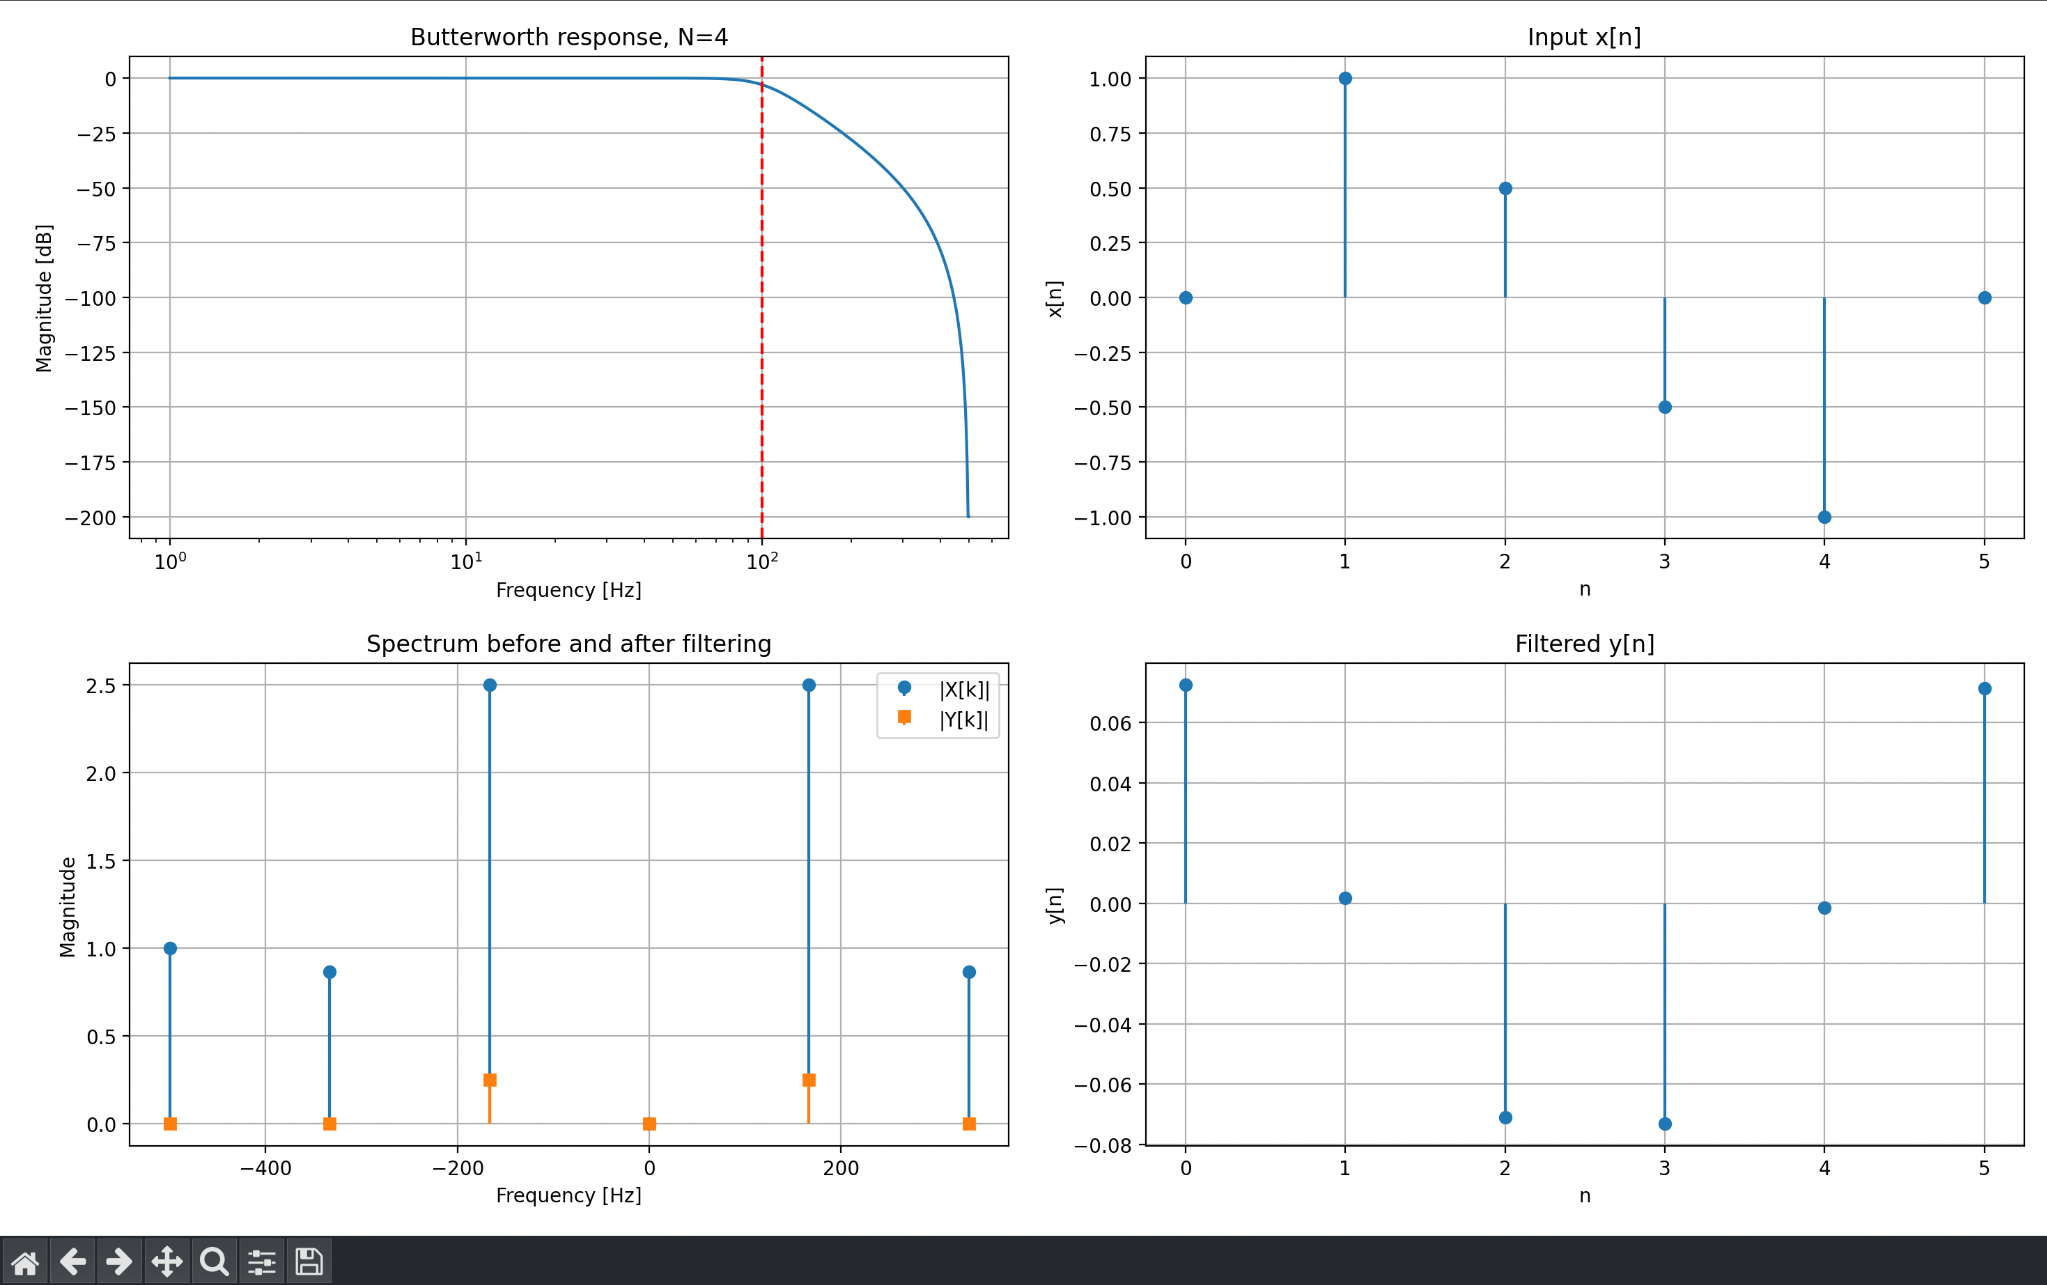

This figure's Python source:
# =============================================================
#  Project #13 - Butterworth filter of order N, applied to x[n]
#                entirely in the frequency domain.
#
#  Method:
#    1. Prewarp the cutoff, place the analog Butterworth poles.
#    2. Map s -> z with the bilinear transform, evaluated on the
#       unit circle to get H[k] at the DFT bin frequencies.
#    3. Y[k] = H[k] * X[k], then y[n] = IDFT{Y[k]}.
# =============================================================

import numpy as np
import matplotlib.pyplot as plt

SAMPLING_FREQUENCY = 1000.0     # fs [Hz]
CUTOFF_FREQUENCY = 100.0        # fc [Hz]


def ask(message, parser):
    """Keep asking until the user types something valid."""
    while True:
        try:
            return parser(input(message))
        except (ValueError, SyntaxError, IndexError):
            print("  invalid input, try again.")


def parse_order(text):
    order = int(text)
    if not 1 <= order <= 20:
        raise ValueError
    return order


def parse_signal(text):
    values = [float(v) for v in text.strip(" []()").split(",") if v.strip()]
    if len(values) < 1:
        raise ValueError
    return np.array(values)


# ---------------- 1. Input ----------------
filter_order = ask("Enter N: ", parse_order)
input_signal = ask("Enter x[n]: ", parse_signal)

number_of_samples = len(input_signal)
sample_indices = np.arange(number_of_samples)

# The DFT bin frequencies, converted to Hz
frequency_bins = np.fft.fftfreq(number_of_samples, 1 / SAMPLING_FREQUENCY)


# ---------------- 2. Analog Butterworth prototype ----------------
# The bilinear transform warps the frequency axis, so the analog
# cutoff is prewarped:   Wc = 2*fs*tan(pi*fc/fs)
analog_cutoff = 2 * SAMPLING_FREQUENCY * np.tan(
    np.pi * CUTOFF_FREQUENCY / SAMPLING_FREQUENCY)

# The N poles sit on a circle of radius Wc, in the left half-plane
pole_index = np.arange(filter_order)
analog_poles = analog_cutoff * np.exp(
    1j * np.pi * (2 * pole_index + filter_order + 1) / (2 * filter_order))

# Gain chosen so that Ha(0) = 1  ->  no attenuation at DC
analog_gain = np.prod(-analog_poles)          # Ha(0) = 1


def filter_response(frequencies):
    """H(f) of the digital filter, obtained by the bilinear transform."""
    # On the unit circle the delay operator is z^-1 = exp(-j*w)
    z_inverse = np.exp(-2j * np.pi * frequencies / SAMPLING_FREQUENCY)

    # Bilinear transform:  s = 2*fs*(1 - z^-1)/(1 + z^-1)
    # At the Nyquist frequency z^-1 = -1, so s -> infinity and H = 0
    response = np.zeros(len(frequencies), dtype=complex)
    finite = np.abs(1 + z_inverse) > 1e-12    # z=-1 -> s=inf -> H=0
    s = 2 * SAMPLING_FREQUENCY * (1 - z_inverse[finite]) / (1 + z_inverse[finite])

    # Ha(s) = K / product(s - pole)
    response[finite] = analog_gain / np.prod(s[:, None] - analog_poles, axis=1)
    return response


# ---------------- 3. Filtering in the frequency domain ----------------
input_spectrum = np.fft.fft(input_signal)              # x[n] -> X[k]
sampled_response = filter_response(frequency_bins)     # H[k]
output_spectrum = sampled_response * input_spectrum    # multiplication
filtered_signal = np.fft.ifft(output_spectrum).real    # y[n]

# Note: multiplying two N-point DFTs is a CIRCULAR convolution,
# so the first samples of y[n] carry a wrap-around transient.


# ---------------- 4. Plots ----------------
# fftshift only reorders the bins for display, from -fs/2 to +fs/2
shifted_frequency = np.fft.fftshift(frequency_bins)
shifted_input = np.fft.fftshift(input_spectrum)
shifted_output = np.fft.fftshift(output_spectrum)

# A dense grid gives a smooth curve, independent of the signal length
dense_frequency = np.linspace(1, SAMPLING_FREQUENCY / 2, 1000)
response_db = 20 * np.log10(np.maximum(np.abs(filter_response(dense_frequency)), 1e-10))

figure, axes = plt.subplots(2, 2, figsize=(13, 8))

# Top left: filter magnitude response in dB
axes[0, 0].semilogx(dense_frequency, response_db)
axes[0, 0].axvline(CUTOFF_FREQUENCY, linestyle="--", color="red")
axes[0, 0].set(title=f"Butterworth response, N={filter_order}",
               xlabel="Frequency [Hz]", ylabel="Magnitude [dB]")

# Top right: the input signal in the time domain
axes[0, 1].stem(sample_indices, input_signal, basefmt=" ")
axes[0, 1].set(title="Input x[n]", xlabel="n", ylabel="x[n]")

# Bottom left: spectrum before and after filtering
axes[1, 0].stem(shifted_frequency, np.abs(shifted_input),
                linefmt="C0-", markerfmt="C0o", basefmt=" ", label="|X[k]|")
axes[1, 0].stem(shifted_frequency, np.abs(shifted_output),
                linefmt="C1-", markerfmt="C1s", basefmt=" ", label="|Y[k]|")
axes[1, 0].set(title="Spectrum before and after filtering",
               xlabel="Frequency [Hz]", ylabel="Magnitude")
axes[1, 0].legend()

# Bottom right: the filtered signal in the time domain
axes[1, 1].stem(sample_indices, filtered_signal, basefmt=" ")
axes[1, 1].set(title="Filtered y[n]", xlabel="n", ylabel="y[n]")

for graph in axes.flat:
    graph.grid(True)

plt.tight_layout()
plt.show()
